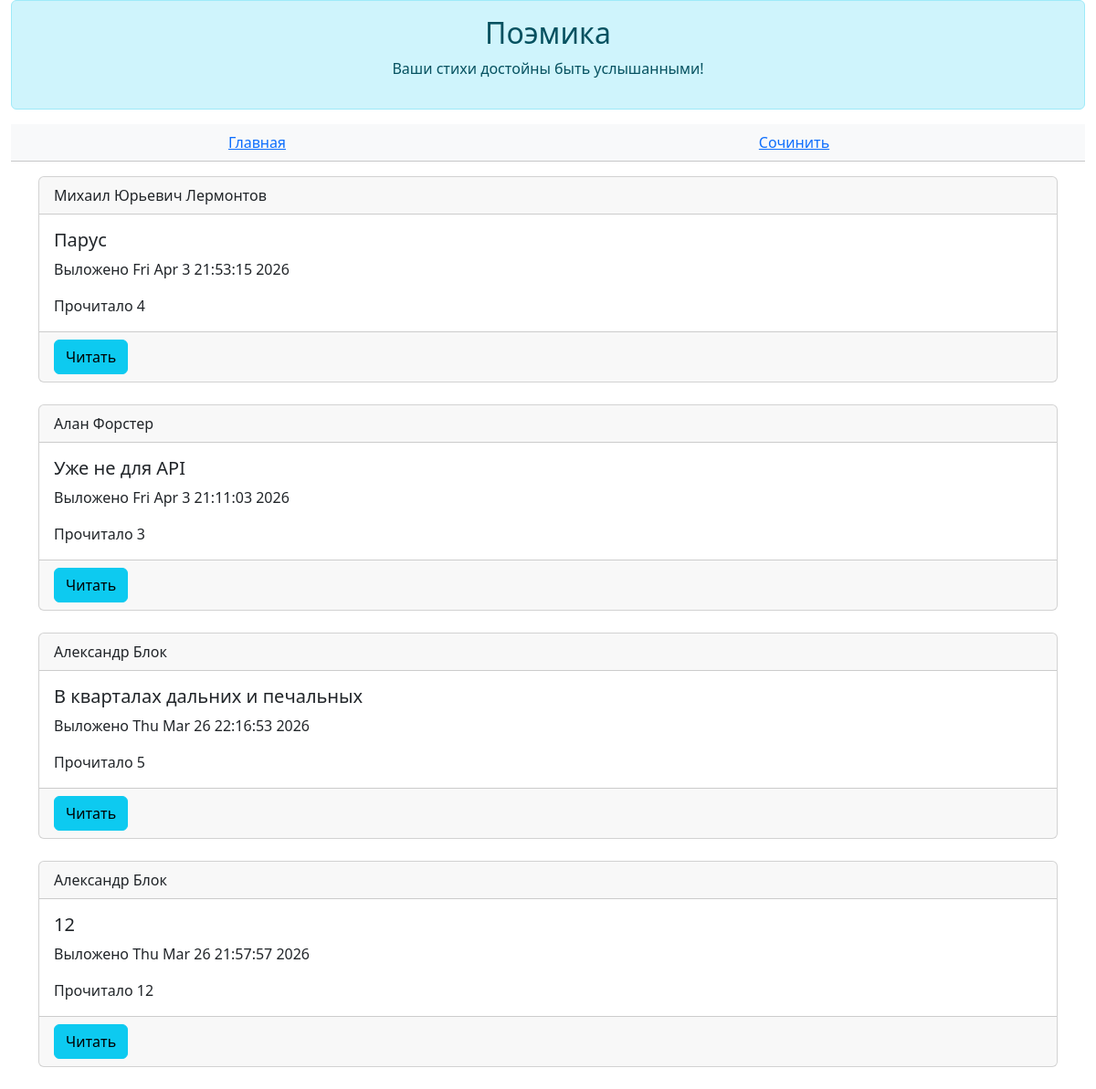
The app's page /poems, older data.
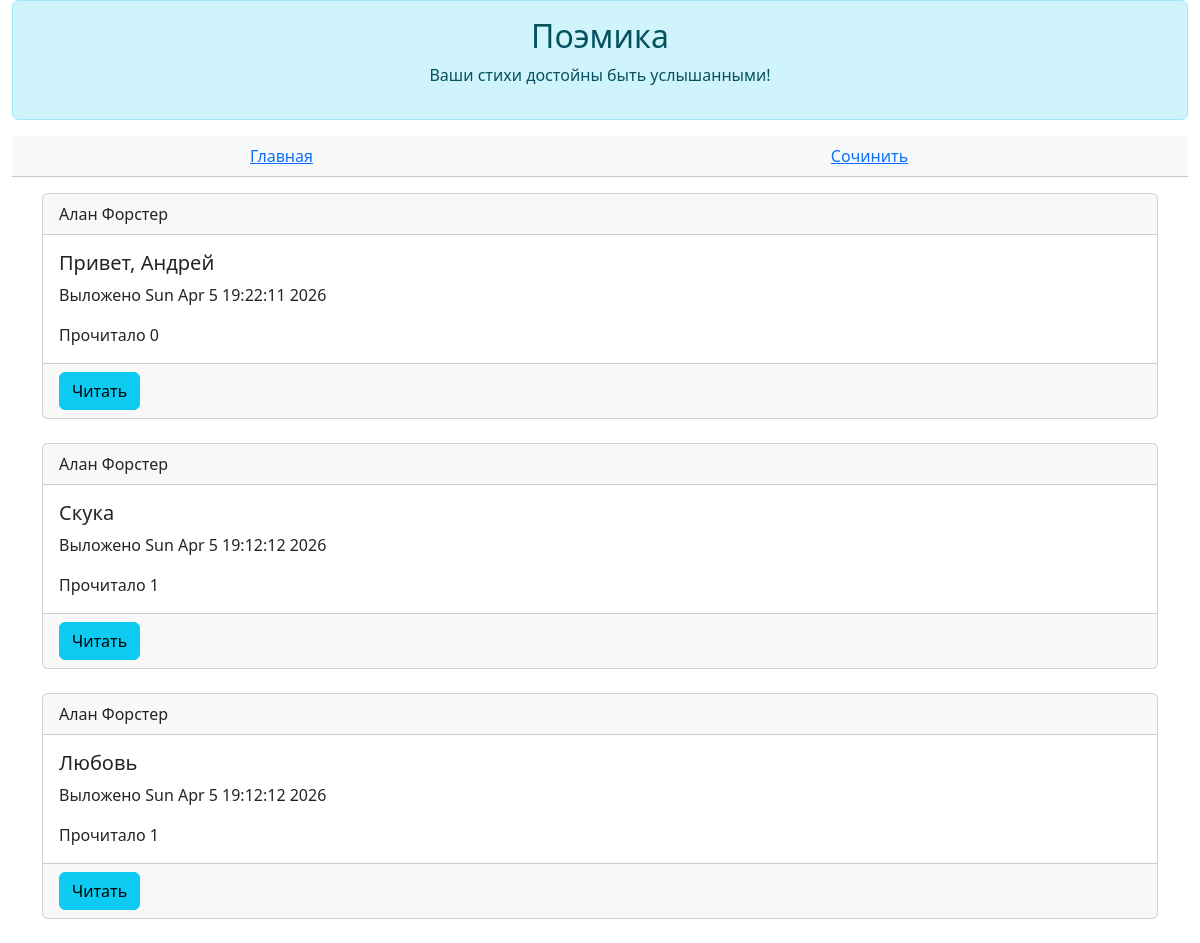
The same page, newer data.
### data/all_models.py (models this page shows)
class Poem(SqlAlchemyBase, SerializerMixin):
    __tablename__ = "poems"
    id = sqlalchemy.Column(sqlalchemy.Integer, primary_key=True, autoincrement=True)
    author_id = sqlalchemy.Column(sqlalchemy.Integer, sqlalchemy.ForeignKey(User.id))
    author = orm.relationship("User")
    title = sqlalchemy.Column(sqlalchemy.String(25))
    body = sqlalchemy.Column(sqlalchemy.Text)
    read_count = sqlalchemy.Column(sqlalchemy.Integer, default=0)
    is_private = sqlalchemy.Column(sqlalchemy.Boolean, default=True)
    created = sqlalchemy.Column(sqlalchemy.DateTime, default=datetime.datetime.now())

class User(SqlAlchemyBase, UserMixin, SerializerMixin):
    __tablename__ = "users"
    id = sqlalchemy.Column(sqlalchemy.Integer, primary_key=True, autoincrement=True)
    login = sqlalchemy.Column(sqlalchemy.String)
    name = sqlalchemy.Column(sqlalchemy.String, default="Неизвестный")
    email = sqlalchemy.Column(sqlalchemy.String, unique=True)
    description = sqlalchemy.Column(sqlalchemy.Text, default="Я поэт, тем и интересен")
    hashed_password = sqlalchemy.Column(sqlalchemy.String)
    poems = orm.relationship("Poem", back_populates="author")

### main.py (the view)
@poem_actions.route("/poems")
def poems():
    poems = db.query(Poem).all()
    return flask.render_template("poems.html", poems=poems[::-1], user=current_user)

### templates/poems.html (shortened to what this page needs)
{% extends 'base.html' %}
{% block _header %}
    <table class="table table-light text-center">
        <tbody>
            <tr>
                <td>
                    <a href="/">Главная</a>
                </td>
                <td>
                    <a href="/poem/create">Сочинить</a>
                </td>
            </tr>
        </tbody>
    </table>
{% endblock %}
{% block _body %}
    {% for poem in poems %}
        {% if not poem.is_private%}
            <div class="card">
                <div class="card-header">
                    {{poem.author.login}}
                </div>
                <div class="card-body">
                    <h5 class="card-title">{{poem.title}}</h5>
                    <p class="card-text">Выложено {{poem.created.ctime()}}</p>
                    <p class="card-text">Прочитало {{poem.read_count}}</p>
                </div>
                <div class="card-footer">
                    <button class="btn btn-info" onclick="location.href='/poem/read/{{poem.id}}'">Читать</button>
                </div>
            </div>
            <br/>
        {% endif %}
    {% endfor %}
{% endblock %}

### templates/base.html (shortened to what this page needs)
<!doctype html>
<html lang="en">
  <head>
    <link href="https://cdn.jsdelivr.net/npm/bootstrap@5.3.3/dist/css/bootstrap.min.css" rel="stylesheet">
  </head>
  <body>
    <div class="container-fluid">
        <div class="alert alert-info" role="alert">
            <h2 class="text-center">Поэмика</h2>
            <p class="text-center">Ваши стихи достойны быть услышанными!</p>
        </div>
        {% block _header %}
        {% endblock %}
    </div>
    <div class="container">
      {% block _body %}{% endblock %}
    </div>
  </body>
</html>

Row changes from the older to the newer data that the page shows:
removed Poem: author.login "Михаил Юрьевич Лермонтов", title "Парус", created.ctime "Fri Apr 3 21:53:15 2026", read_count "4"
removed Poem: author.login "Алан Форстер", title "Уже не для API", created.ctime "Fri Apr 3 21:11:03 2026", read_count "3"
removed Poem: author.login "Александр Блок", title "В кварталах дальних и печальных", created.ctime "Thu Mar 26 22:16:53 2026", read_count "5"
removed Poem: author.login "Александр Блок", title "12", created.ctime "Thu Mar 26 21:57:57 2026", read_count "12"
added Poem: author.login "Алан Форстер", title "Привет, Андрей", created.ctime "Sun Apr 5 19:22:11 2026", read_count "0"
added Poem: author.login "Алан Форстер", title "Скука", created.ctime "Sun Apr 5 19:12:12 2026", read_count "1"
added Poem: author.login "Алан Форстер", title "Любовь", created.ctime "Sun Apr 5 19:12:12 2026", read_count "1"
